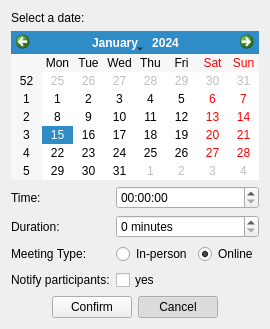
          <widget class="QWidget" name="subwindow_8">
           <property name="windowTitle">
            <string>Schedule</string>
           </property>
           <layout class="QGridLayout" name="gridLayout_49">
            <item row="0" column="0">
             <widget class="QLabel" name="label_87">
              <property name="text">
               <string>Select a date:</string>
              </property>
             </widget>
            </item>
            <item row="1" column="0">
             <widget class="QCalendarWidget" name="calendarWidget_3"/>
            </item>
            <item row="2" column="0">
             <layout class="QFormLayout" name="formLayout_5">
              <item row="0" column="0">
               <widget class="QLabel" name="label_88">
                <property name="text">
                 <string>Time:</string>
                </property>
               </widget>
              </item>
              <item row="0" column="1">
               <widget class="QTimeEdit" name="timeEdit_2"/>
              </item>
              <item row="1" column="0">
               <widget class="QLabel" name="label_89">
                <property name="text">
                 <string>Duration:</string>
                </property>
               </widget>
              </item>
              <item row="1" column="1">
               <widget class="QSpinBox" name="spinBox_3">
                <property name="suffix">
                 <string> minutes</string>
                </property>
               </widget>
              </item>
              <item row="2" column="0">
               <widget class="QLabel" name="label_90">
                <property name="text">
                 <string>Meeting Type:</string>
                </property>
               </widget>
              </item>
              <item row="2" column="1">
               <layout class="QHBoxLayout" name="horizontalLayout_28">
                <item>
                 <widget class="QRadioButton" name="radioButton_10">
                  <property name="text">
                   <string>In-person</string>
                  </property>
                 </widget>
                </item>
                <item>
                 <widget class="QRadioButton" name="radioButton_13">
                  <property name="text">
                   <string>Online</string>
                  </property>
                  <property name="checked">
                   <bool>true</bool>
                  </property>
                 </widget>
                </item>
               </layout>
              </item>
              <item row="3" column="0">
               <widget class="QLabel" name="label_91">
                <property name="text">
                 <string>Notify participants:</string>
                </property>
               </widget>
              </item>
              <item row="3" column="1">
               <widget class="QCheckBox" name="checkBox_12">
                <property name="text">
                 <string>yes</string>
                </property>
               </widget>
              </item>
             </layout>
            </item>
            <item row="3" column="0">
             <layout class="QHBoxLayout" name="horizontalLayout_29">
              <item>
               <spacer name="horizontalSpacer_38">
                <property name="orientation">
                 <enum>Qt::Orientation::Horizontal</enum>
                </property>
                <property name="sizeHint" stdset="0">
                 <size>
                  <width>40</width>
                  <height>20</height>
                 </size>
                </property>
               </spacer>
              </item>
              <item>
               <widget class="QPushButton" name="pushButton_37">
                <property name="text">
                 <string>Confirm</string>
                </property>
               </widget>
              </item>
              <item>
               <widget class="QPushButton" name="pushButton_38">
                <property name="text">
                 <string>Cancel</string>
                </property>
                <property name="checkable">
                 <bool>true</bool>
                </property>
                <property name="checked">
                 <bool>true</bool>
                </property>
               </widget>
              </item>
              <item>
               <spacer name="horizontalSpacer_39">
                <property name="orientation">
                 <enum>Qt::Orientation::Horizontal</enum>
                </property>
                <property name="sizeHint" stdset="0">
                 <size>
                  <width>40</width>
                  <height>20</height>
                 </size>
                </property>
               </spacer>
              </item>
             </layout>
            </item>
           </layout>
          </widget>
